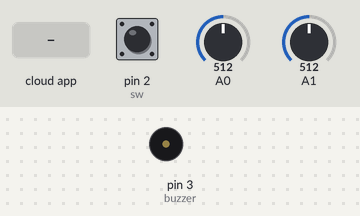
The sketch below on a simulated Arduino Uno, built with avr-gcc and run on an emulated ATmega328P. On the bench: buzzer (waves = sounding). Inputs (shaded band) come from the test bench; at power-on: pin 2 (sw) HIGH, A0 = 512, A1 = 512. The ROS host is connected and sends only what is stated.

Above: at 1.2 s.
1.3 s: the phone or cloud app sets distance to -100
At 1.41 s:
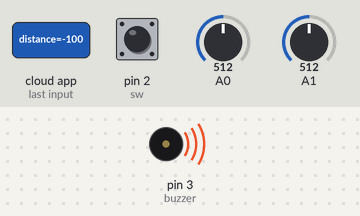
Timing chart, 0 to 4.3 s (numbered marks = the images above; inputs shaded):
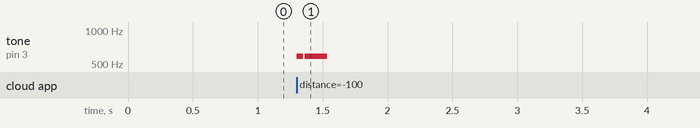

Measured:
- after the input at 1.3 s, tone on pin 3 (buzzer): silent → 587 Hz at once, → silent 0.05 s later, → 587 Hz 0.01 s later, → silent 0.18 s later

The sketch:

FP_Controller.ino
```cpp
#include <ros.h>
#include <std_msgs/String.h>
#include <std_msgs/UInt16.h>
#include <std_msgs/Float64.h>
#include <geometry_msgs/Twist.h>
#include <std_msgs/Bool.h>

#define D5 587

const int buzzer = 3;
const int sw = 2;

double distance = 0;

ros::NodeHandle nh;
geometry_msgs::Twist msg;
std_msgs::Float64 db_msg;
std_msgs::UInt16 b_msg;

ros::Publisher pub("move", &msg);
ros::Publisher pub2("button", &b_msg);

void subscriberCallback(const std_msgs::Float64 &db_msg){
  distance = db_msg.data;
  if (distance < 30.0){
    if (distance < 15.0){
      tone(buzzer, D5, 700/4);
      delay(50);
      noTone(buzzer);
      delay(10);
    }
    tone(buzzer, D5, 700/4);
    delay(250);
    noTone(buzzer);
    delay(10);
  }
  else {
    noTone(buzzer);
  }
}

ros::Subscriber<std_msgs::Float64> sub("distance", &subscriberCallback);

void setup() {
  // put your setup code here, to run once:
  pinMode(buzzer, OUTPUT);
  pinMode(sw, INPUT_PULLUP);
  pinMode(A0, INPUT);
  pinMode(A1, INPUT);
  nh.initNode();//initialize node
  nh.advertise(pub); //start the publisher
  nh.advertise(pub2);
  nh.subscribe(sub); //start the subscriber

}

void loop() {
  // put your main code here, to run repeatedly:
  int x = analogRead(A0);
  x = map(x, 0, 1023, -255, 255);
  msg.linear.x = x;
  int y = analogRead(A1);
  y = map(y, 0, 1023, -255, 255);
  msg.linear.y = y;
  int button = digitalRead(2);
  if (button == HIGH){
    b_msg.data = 0;
  }
  else {
    b_msg.data = 1;
  }

  pub.publish(&msg);
  pub2.publish(&b_msg);
  nh.spinOnce();

}
```
